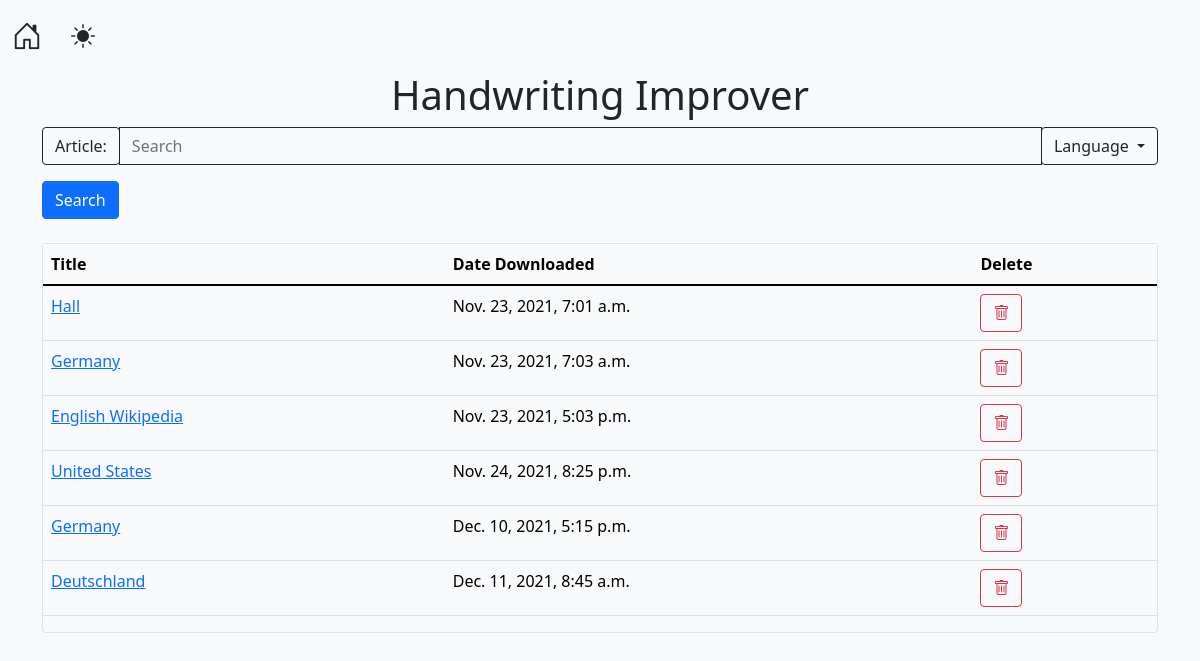
The page /handwriting/ on the database as committed earlier.
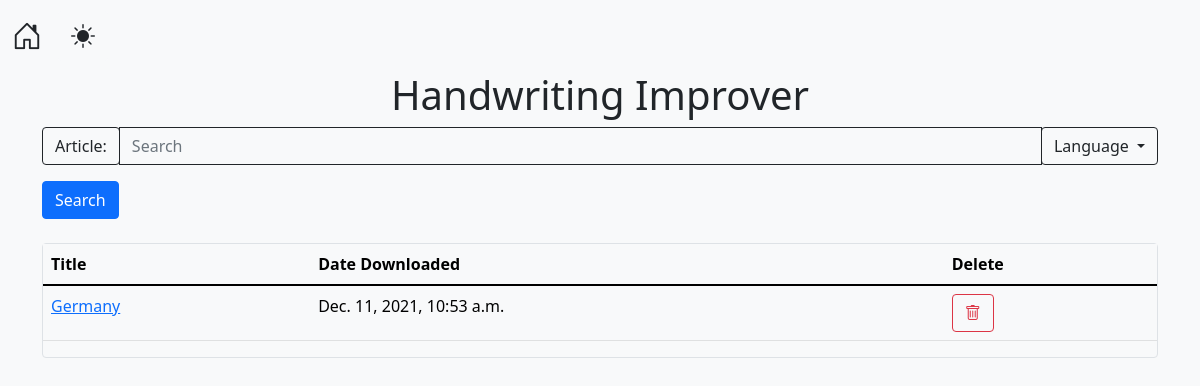
The same page on the database as committed later.
### wikipedia_converter/models.py (models this page shows, shortened)
class FullArticle(models.Model):
    formatted_page = models.ForeignKey(Article, on_delete=models.CASCADE, related_name="formatted_page")
    original_page = models.ForeignKey(Article, on_delete=models.CASCADE)
    date_pulled = models.DateTimeField('date pulled from wikipedia')
    def __str__(self):
        return self.formatted_page.title

class Article(models.Model):
    content = models.CharField(max_length=9999999999)
    link = models.CharField(max_length=500)
    title = models.CharField(max_length=500)

### wikipedia_converter/views.py (the view)
# urls.py: path('', views.IndexView.as_view(), name='index'),
def index(request):
    template = loader.get_template('wikipedia_converter/index.html')
    articles = list(FullArticle.objects.all())
    context = {
        'articles': articles,
    }
    return HttpResponse(template.render(context, request))

### wikipedia_converter/templates/wikipedia_converter/index.html (shortened to what this page needs)
<!DOCTYPE html>
<html lang="en">
<head>
    {% load static %}
    {% include 'wikipedia_converter/navbar.html' %}
</head>
<body class="bg-dark text-light">
<div class="container">
<h1 class="text-center">Handwriting Improver</h1>
</div>
<div class="container ">
    <form method="POST" id="mainForm" class="bg-dark text-light" action="{% url 'wikipedia_converter:getArticles' %}">
        <div class="input-group mb-3">
            <div class="input-group-prepend">
                <span class="input-group-text bg-dark text-light btn-outline-light" id="basic-addon3">
                    Article:
                </span>
            </div>
            <input type="text" id="mainInput" class="bg-dark text-light btn-outline-light form-control" name="search" placeholder="Search">
            <div class="input-group-append">
                <div class="dropdown">
                    <button class="btn btn-outline-light dropdown-toggle" type="button" data-bs-toggle="dropdown" data-toggle="dropdown" aria-haspopup="true" aria-expanded="false">
                        Language
                    </button>
                </div>
            </div>
        </div>
        <input type="submit" value="Search" class="btn btn-primary">
    </form>
    <br>
    <div class="border rounded">
        <table class="table table-dark">
            <thead>
                <tr>
                    <th scope="col">Title</th>
                    <th scope="col">Date Downloaded</th>
                    <th scope="col">Delete</th>
                </tr>
            </thead>
            <tbody>
        {% for article in articles %}
                <tr>
                    <td>
                        <a href="{% url 'wikipedia_converter:getArticleFromDb' article.id %}">
                            {{ article }}
                        </a>
                    </td>
                    <td>
                        {{ article.date_pulled }}
                    </td>
                    <td>
                        <a href="{% url 'wikipedia_converter:deleteArticleFromDb' article.id %}" class="btn btn-outline-danger">
                            <i class="bi-trash"></i>
                        </a>
                    </td>
                </tr>
        {% endfor %}
        </tbody>
        </table>
    </div>
</div>
</body>
</html>

### wikipedia_converter/templates/wikipedia_converter/navbar.html (shortened to what this page needs)
<!DOCTYPE html>
<html lang="en">
<head>
    {% load static %}
    <link rel="stylesheet"
          href="https://cdn.jsdelivr.net/npm/bootstrap@5.1.1/dist/css/bootstrap.min.css"
>
    <link rel="stylesheet"
          href="https://cdn.jsdelivr.net/npm/bootstrap-icons@1.7.1/font/bootstrap-icons.css">
    <link rel="stylesheet" type="text/css" href="{% static 'wikipedia_converter/css/navbar.css' %}">
</head>
<body>
<div class="container-fluid bg-dark text-light">
    <nav class="navbar navbar-expand-lg navbar-light" id="navbar">
        <a class="navbar-brand bg-dark text-light" href="{% url 'wikipedia_converter:Index' %}">
            <i class="bi-house-door" style="font-size: 150%;"></i>
        </a>
        <button type="button" class="btn bg-dark text-light" id="themeToggler">
            <i class="bi-brightness-high-fill" style="font-size: 150%;"></i>
        </button>
    </nav>
</div>
</body>
</html>

Rows that differ between the two databases and show on the page:
removed FullArticle: formatted_page.title "Hall", date_pulled "Nov. 23, 2021, 7:01 a.m."
removed FullArticle: formatted_page.title "Germany", date_pulled "Nov. 23, 2021, 7:03 a.m."
removed FullArticle: formatted_page.title "English Wikipedia", date_pulled "Nov. 23, 2021, 5:03 p.m."
removed FullArticle: formatted_page.title "United States", date_pulled "Nov. 24, 2021, 8:25 p.m."
removed FullArticle: formatted_page.title "Germany", date_pulled "Dec. 10, 2021, 5:15 p.m."
removed FullArticle: formatted_page.title "Deutschland", date_pulled "Dec. 11, 2021, 8:45 a.m."
added FullArticle: formatted_page.title "Germany", date_pulled "Dec. 11, 2021, 10:53 a.m."
